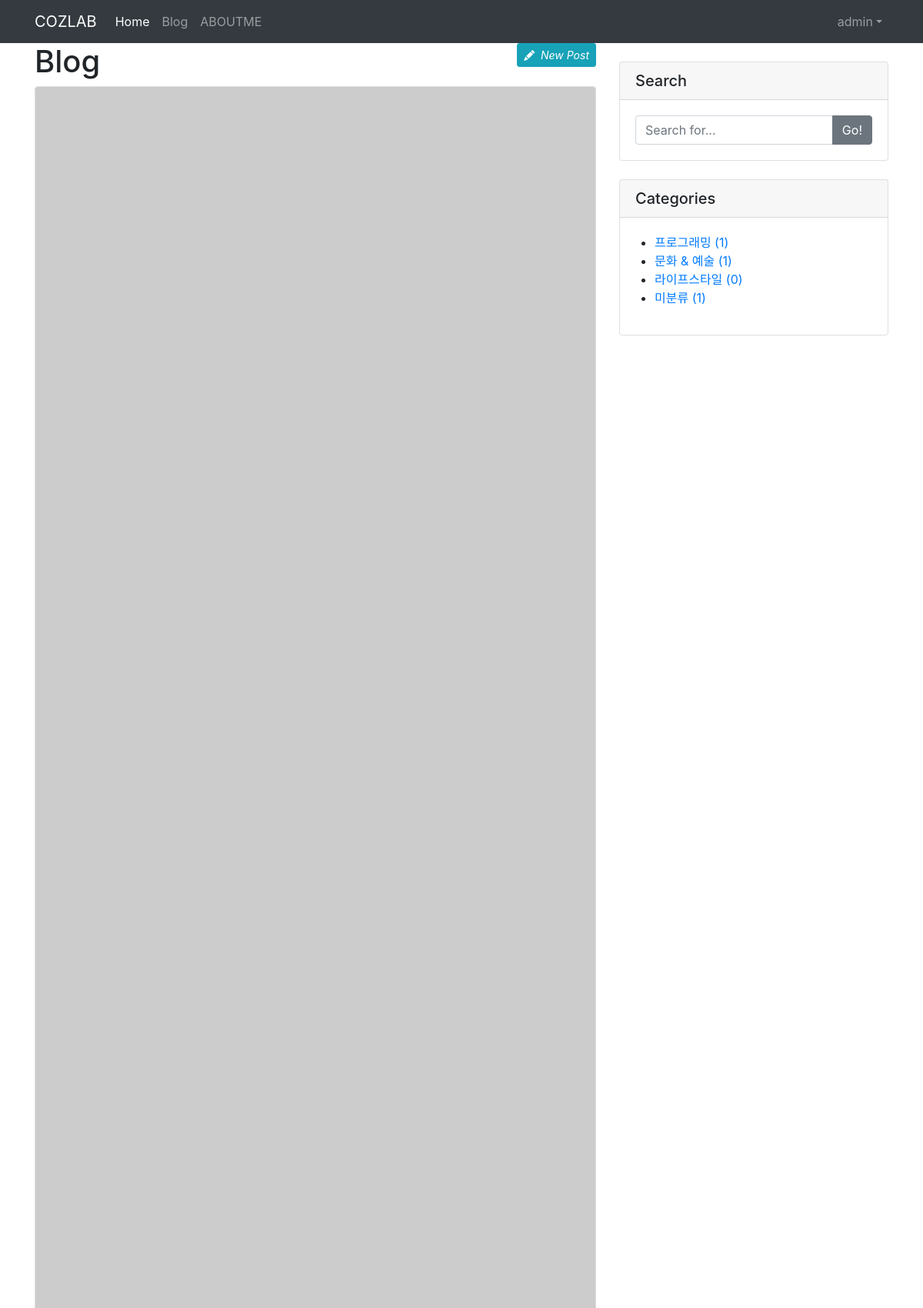
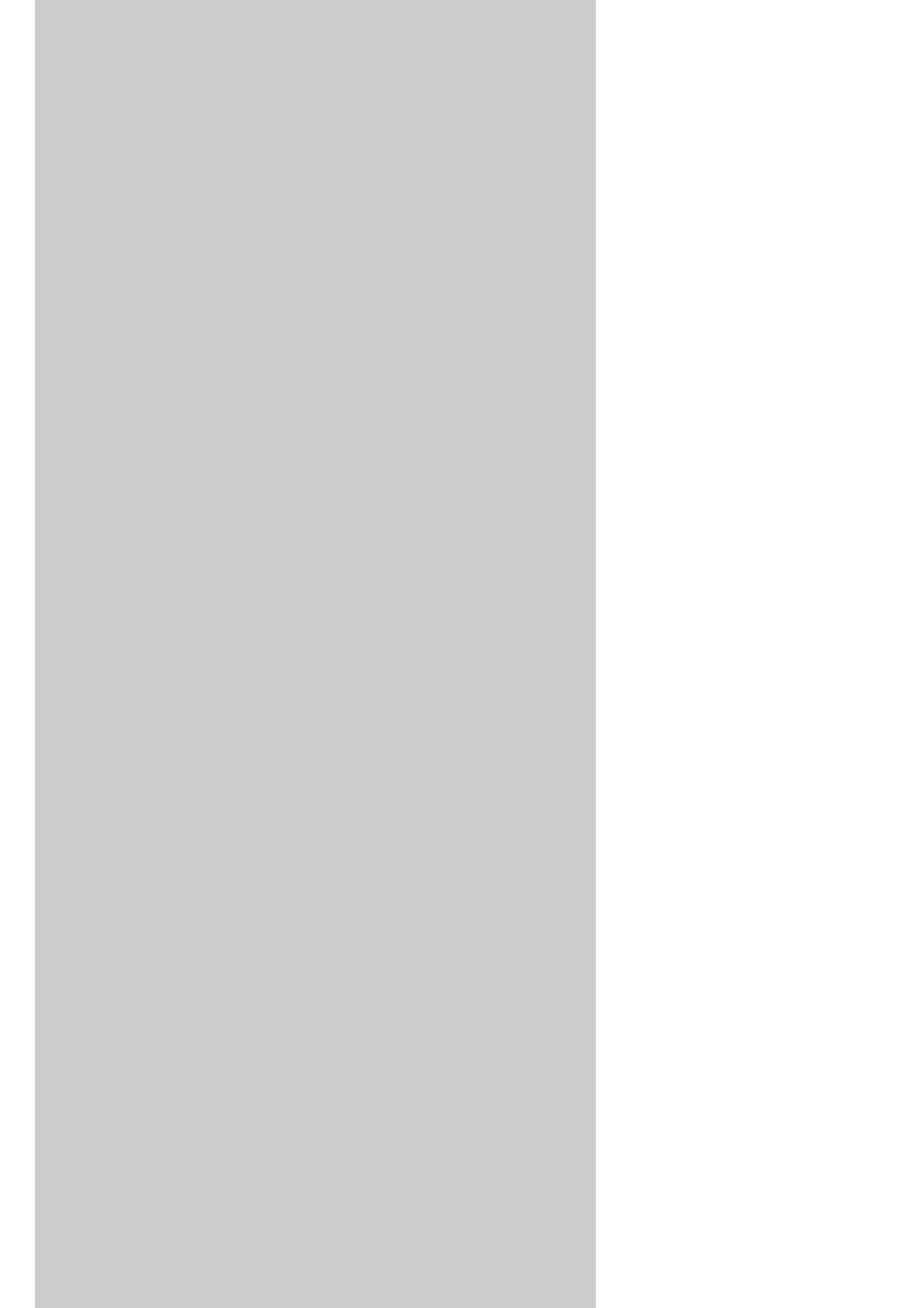
Page /blog/ (signed in, upper part) on the committed database (2 pictures, top to bottom).
### blog/models.py (models this page shows, shortened)
class Post(models.Model):
    title = models.CharField(max_length=30)
    hook_text = models.CharField(max_length=100, blank=True)
    content = models.TextField()
    head_image = models.ImageField(upload_to='blog/images/%Y/%m/%d/', blank=True)
    file_upload = models.FileField(upload_to='blog/files/%Y/%m/%d/', blank=True)
    created_at = models.DateTimeField(auto_now_add=True)
    updated_at = models.DateTimeField(auto_now=True)
    author = models.ForeignKey(User, null=True, on_delete=models.SET_NULL)
    category = models.ForeignKey(Category, null=True, blank=True, on_delete=models.SET_NULL)
    tags = models.ManyToManyField(Tag, blank=True)
    def get_absolute_url(self):
        return f'/blog/{self.pk}'

class Category(models.Model):
    name = models.CharField(max_length=50, unique=True)
    slug = models.SlugField(max_length=200, unique=True, allow_unicode = True)
    def __str__(self):
        return self.name
    def get_absolute_url(self):
        return f'/blog/category/{self.slug}/'

### blog/views.py (the view)
# urls.py: path('', views. PostList.as_view()),
class PostList(ListView):
    model = Post
    ordering = '-pk'
    paginate_by = 3
    def get_context_data(self, **kwargs):
            context = super(PostList,self).get_context_data()
            context['categories'] = Category.objects.all()
            context['no_category_post_count'] = Post.objects.filter(category=None).count()
            return context

### blog/templates/blog/post_list.html (shortened to what this page needs)
{% extends 'base.html' %}
{% block main_area %}
<div class="row">
    <div class="col-md-8" id="main-area">
        {% if user.is_authenticated %}
        {% if user.is_superuser or user.is_staff %}
        <a class="btn btn-info btn-sm float-right" href="/blog/create_post/" role="button"><i
                class="bi bi-pencil-fill">&nbsp;&nbsp;New Post</i></a>
        {% endif %}
        {% endif %}
        <h1>Blog
        </h1>
        {% if post_list.exists %}
        {% for p in post_list %}
        <div class="card mb-4" id="post-{{ p.pk }}">
            {% if p.head_image %}
            <img class="card-img-top" src="{{ p.head_image.url }}" alt="{{ p }} head image" />
            {% else %}
            <img class="card-img-top" src="https://picsum.photos/seed/{{ p.id }}/800/300/" alt="random_image" />
            {% endif %}
        </div>
        {% endfor %}
        {% else %}
        <h3>아직 게시물이 없습니다</h3>
        {% endif %}
    </div>
    {% include 'blog/side_widget.html' %}
</div>
{% endblock %}

### templates/navbar.html (shortened to what this page needs)
{% load socialaccount %}
<nav class="navbar navbar-expand-lg navbar-dark bg-dark">
  <div class="container">
    <a class="navbar-brand" href="/">COZLAB</a>
    <div class="collapse navbar-collapse" id="navbarResponsive">
      <ul class="navbar-nav">
        <li class="nav-item active">
          <a class="nav-link" href="/">
            Home
          </a>
        </li>
        <li class="nav-item"><a class="nav-link" href="/blog/">Blog</a></li>
        <li class="nav-item"><a class="nav-link" href="../single_pages/about_me.html">ABOUTME</a></li>
      </ul>
      <ul class="navbar-nav ml-auto">
        {% if user.is_authenticated %}
        <li class="nav-item dropdown">
          <a class="nav-link dropdown-toggle" href="#" id="navbarDropdownMenuLink" role="button" data-toggle="dropdown" aria-haspopup="true" aria-expanded="false">{{ user.username }}</a>
        </li>
        {% else %}
        <li class="nav-item"><a class="nav-link" href="#" data-toggle="modal" data-target="#exampleModal"><i class="bi bi-box-arrow-in-right"></i>Login</a></li>
        {% endif %}
      </ul>
    </div>
  </div>
</nav>

### blog/templates/blog/side_widget.html
<div class="col-md-4">
  <div class="card my-4">
    <h5 class="card-header">Search</h5>
    <div class="card-body">
      <div class="input-group">
        <input class="form-control" type="text" placeholder="Search for..." id="Search-input"/>
        <span class="input-group-append"><button class="btn btn-secondary" type="button" onclick="searchPost();">Go!</button></span>
      </div>
    </div>
  </div>
  <div class="card my-4" id="Categories-card">
    <h5 class="card-header">Categories</h5>
    <div class="card-body">
      <div class="row">
          <ul>
            {% for category in categories %}
            <li>
              <a href="{{ category.get_absolute_url }}">{{ category }} ({{ category.post_set.count }})</a>
            </li>
            {% endfor %}
            <li>
              <a href="/blog/category/no_category">미분류 ({{ no_category_post_count }})</a>
            </li>
          </ul>
      </div>
    </div>
  </div>
</div>

### rows in the picture
Category: name "프로그래밍", post_set.count "1"
Category: name "문화 & 예술", post_set.count "1"
Category: name "라이프스타일", post_set.count "0"

### other values in the picture
{{ user.username }} "admin"
{{ no_category_post_count }} "1"
